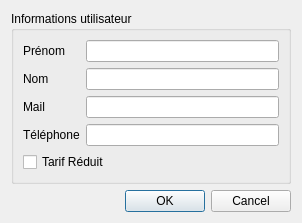
<?xml version="1.0" encoding="UTF-8"?>
<ui version="4.0">
 <class>MakerCreator</class>
 <widget class="QDialog" name="MakerCreator">
  <property name="geometry">
   <rect>
    <x>0</x>
    <y>0</y>
    <width>302</width>
    <height>213</height>
   </rect>
  </property>
  <property name="windowTitle">
   <string>Un nouveau maker !</string>
  </property>
  <property name="windowIcon">
   <iconset resource="../Ressources.qrc">
    <normaloff>:/icons/plus.svg</normaloff>:/icons/plus.svg</iconset>
  </property>
  <layout class="QGridLayout" name="gridLayout">
   <item row="0" column="0">
    <widget class="QGroupBox" name="groupBox_3">
     <property name="title">
      <string>Informations utilisateur</string>
     </property>
     <layout class="QFormLayout" name="formLayout">
      <item row="0" column="0">
       <widget class="QLabel" name="label_3">
        <property name="text">
         <string>Prénom</string>
        </property>
       </widget>
      </item>
      <item row="0" column="1">
       <widget class="QLineEdit" name="ln_UserName">
        <property name="autoFillBackground">
         <bool>false</bool>
        </property>
        <property name="frame">
         <bool>true</bool>
        </property>
        <property name="alignment">
         <set>Qt::AlignRight|Qt::AlignTrailing|Qt::AlignVCenter</set>
        </property>
        <property name="readOnly">
         <bool>false</bool>
        </property>
        <property name="clearButtonEnabled">
         <bool>false</bool>
        </property>
       </widget>
      </item>
      <item row="1" column="0">
       <widget class="QLabel" name="label_4">
        <property name="text">
         <string>Nom</string>
        </property>
       </widget>
      </item>
      <item row="1" column="1">
       <widget class="QLineEdit" name="ln_LastName">
        <property name="alignment">
         <set>Qt::AlignRight|Qt::AlignTrailing|Qt::AlignVCenter</set>
        </property>
       </widget>
      </item>
      <item row="2" column="0">
       <widget class="QLabel" name="label_2">
        <property name="text">
         <string>Mail</string>
        </property>
       </widget>
      </item>
      <item row="2" column="1">
       <widget class="QLineEdit" name="ln_Mail">
        <property name="alignment">
         <set>Qt::AlignRight|Qt::AlignTrailing|Qt::AlignVCenter</set>
        </property>
       </widget>
      </item>
      <item row="3" column="0">
       <widget class="QLabel" name="label_5">
        <property name="text">
         <string>Téléphone</string>
        </property>
       </widget>
      </item>
      <item row="3" column="1">
       <widget class="QLineEdit" name="ln_Phone">
        <property name="alignment">
         <set>Qt::AlignRight|Qt::AlignTrailing|Qt::AlignVCenter</set>
        </property>
       </widget>
      </item>
      <item row="4" column="0" colspan="2">
       <widget class="QCheckBox" name="chk_PriceCat">
        <property name="text">
         <string>Tarif Réduit</string>
        </property>
       </widget>
      </item>
     </layout>
    </widget>
   </item>
   <item row="1" column="0">
    <widget class="QDialogButtonBox" name="buttonBox">
     <property name="orientation">
      <enum>Qt::Horizontal</enum>
     </property>
     <property name="standardButtons">
      <set>QDialogButtonBox::Cancel|QDialogButtonBox::Ok</set>
     </property>
    </widget>
   </item>
  </layout>
 </widget>
 <resources>
  <include location="../Ressources.qrc"/>
 </resources>
 <connections>
  <connection>
   <sender>buttonBox</sender>
   <signal>accepted()</signal>
   <receiver>MakerCreator</receiver>
   <slot>accept()</slot>
   <hints>
    <hint type="sourcelabel">
     <x>248</x>
     <y>254</y>
    </hint>
    <hint type="destinationlabel">
     <x>157</x>
     <y>274</y>
    </hint>
   </hints>
  </connection>
  <connection>
   <sender>buttonBox</sender>
   <signal>rejected()</signal>
   <receiver>MakerCreator</receiver>
   <slot>reject()</slot>
   <hints>
    <hint type="sourcelabel">
     <x>316</x>
     <y>260</y>
    </hint>
    <hint type="destinationlabel">
     <x>286</x>
     <y>274</y>
    </hint>
   </hints>
  </connection>
 </connections>
</ui>
